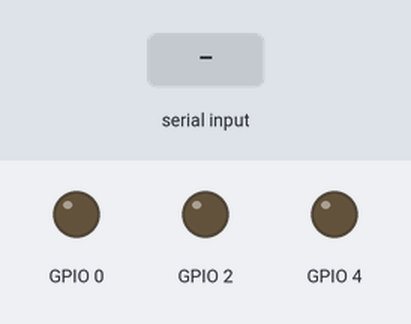
The sketch below on a simulated ESP32. Parts: output pins drawn as LEDs (lit = HIGH). The inputs (shaded band) are chosen by the test bench. Nothing arrives over Bluetooth unless stated; what the sketch prints to the serial monitor is not drawn.

Above: at 1.2 s.
1.3 s: "A" received over the second serial link
At 2.5 s:
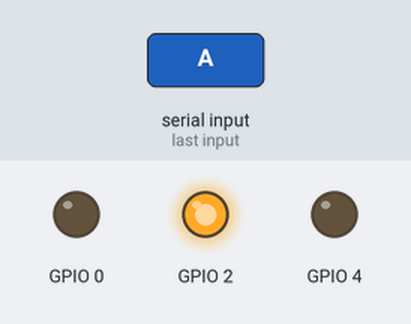
2.8 s: "B" received over the second serial link
At 4.0 s:
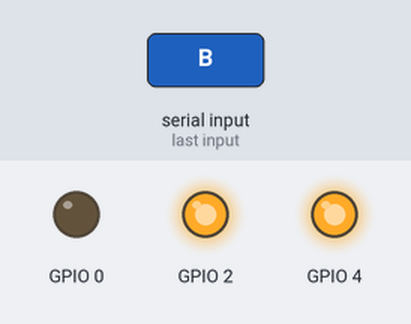
4.3 s: "a" received over the second serial link
At 5.3 s:
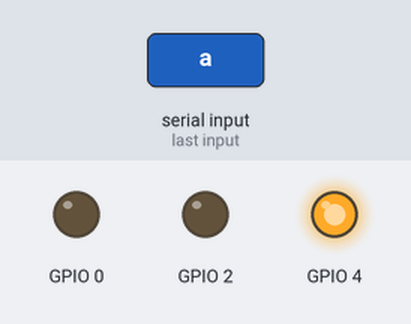
5.8 s: "C" received over the second serial link
At 6.5 s:
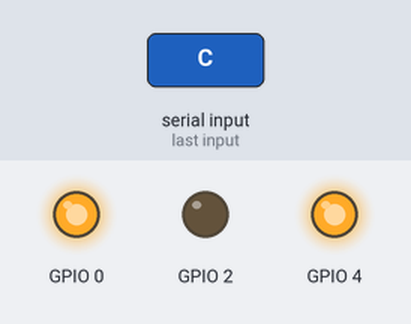
7.3 s: "b" received over the second serial link
At 7.8 s:
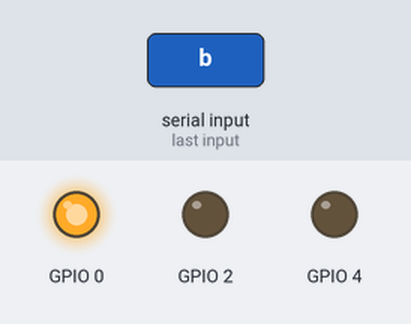
8.8 s: "A" received over the second serial link
At 9.1 s:
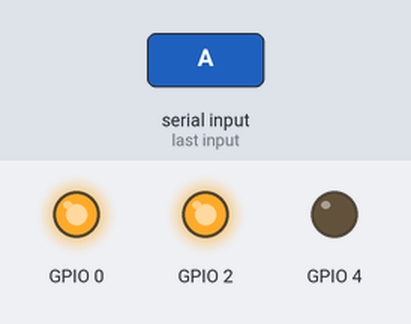
Timing chart, 0 to 11.3 s (numbered marks = the images above; inputs shaded):
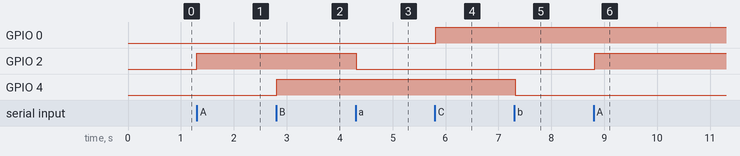

Measured:
- after the input at 1.3 s, GPIO 2: LOW → HIGH at once
- after the input at 2.8 s, GPIO 4: LOW → HIGH at once
- after the input at 4.3 s, GPIO 2: HIGH → LOW at once
- after the input at 5.8 s, GPIO 0: LOW → HIGH at once
- after the input at 7.3 s, GPIO 4: HIGH → LOW at once
- after the input at 8.8 s, GPIO 2: LOW → HIGH at once

The sketch:

2-1.ino
```cpp
#include <BluetoothSerial.h>
BluetoothSerial SerialBT;//宣告藍芽物件=SerialBT
void setup() {
  Serial.begin(9600);//序列視窗
  SerialBT.begin("BLETEST");//<<藍芽廣播名稱，請自己記得
  pinMode(2, OUTPUT);
  pinMode(4, OUTPUT);
  pinMode(0, OUTPUT);
  digitalWrite(2, LOW);
  digitalWrite(4, LOW);
  digitalWrite(0, LOW);
}
void loop() {
  if(SerialBT.available()){
    Serial.println("");
  }
  while(SerialBT.available())
  {
    char X=SerialBT.read();
    Serial.print(X);//查看藍芽輸入的值
if(X == 'A') {
      digitalWrite(2, HIGH);
      Serial.println("紅燈開"); }
    else if(X == 'a') {
      digitalWrite(2, LOW);
      Serial.println("紅燈關"); }
       if(X == 'B') {
      digitalWrite(4, HIGH);
      Serial.println("綠燈開"); }
    else if(X == 'b') {
      digitalWrite(4, LOW);
      Serial.println("綠燈關"); }
     if(X == 'C') {
      digitalWrite(0, HIGH);
      Serial.println("黃燈開"); }
    else if(X == 'c') {
      digitalWrite(0, LOW);
      Serial.println("黃燈關");   }
  }
  delay(100);
}
```
